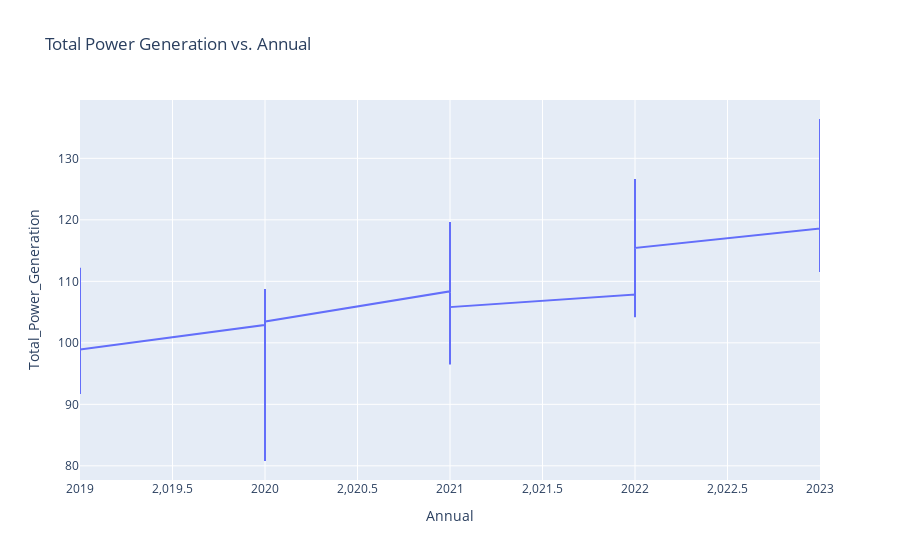

Notebook source saved alongside this figure:
### Code cell
fig = px.line(actual_data_df, x='Annual', y='Total_Power_Generation', title='Total Power Generation vs. Annual')
fig.show()

### Figure 1 — Plotly figure (JSON) as saved in the notebook; plotly's stock layout.template omitted (floating-point values rounded to 4 significant figures)
{"data": [{"hovertemplate": "Annual=%{x}<br>Total_Power_Generation=%{y}<extra></extra>", "legendgroup": "", "line": {"color": "#636efa", "dash": "solid"}, "marker": {"symbol": "circle"}, "mode": "lines", "name": "", "orientation": "v", "showlegend": false, "type": "scatter", "x": [2019, 2019, 2019, 2019, 2019, 2019, 2019, 2019, 2019, 2020, 2020, 2020, 2020, 2020, 2020, 2020, 2020, 2020, 2020, 2020, 2020, 2021, 2021, 2021, 2021, 2021, 2021, 2021, 2021, 2021, 2021, 2021, 2021, 2022, 2022, 2022, 2022, 2022, 2022, 2022, 2022, 2022, 2022, 2022, 2022, 2023, 2023, 2023, 2023, 2023, 2023, 2023, 2023, 2023, 2023, 2023, 2023], "xaxis": "x", "y": [112.2, 107.4, 91.68, 107.5, 105.0, 104.0, 98.06, 93.35, 98.93, 102.9, 100.9, 95.96, 80.79, 95.72, 98.93, 106.7, 101.6, 108.8, 106.8, 94.78, 103.5, 108.4, 101.3, 118.6, 115.3, 103.3, 105.3, 114.8, 119.6, 107.0, 110.1, 96.48, 105.8, 107.8, 104.2, 123.8, 126.6, 124.8, 123.4, 117.8, 120.2, 118.7, 108.6, 108.2, 115.4, 118.6, 111.5, 120.2, 123.8, 126.5, 126.8, 125.1, 136.4, 129.7, 133.0, 114.7, 115.9], "yaxis": "y"}], "layout": {"legend": {"tracegroupgap": 0}, "title": {"text": "Total Power Generation vs. Annual"}, "xaxis": {"anchor": "y", "domain": [0, 1], "title": {"text": "Annual"}}, "yaxis": {"anchor": "x", "domain": [0, 1], "title": {"text": "Total_Power_Generation"}}}}
